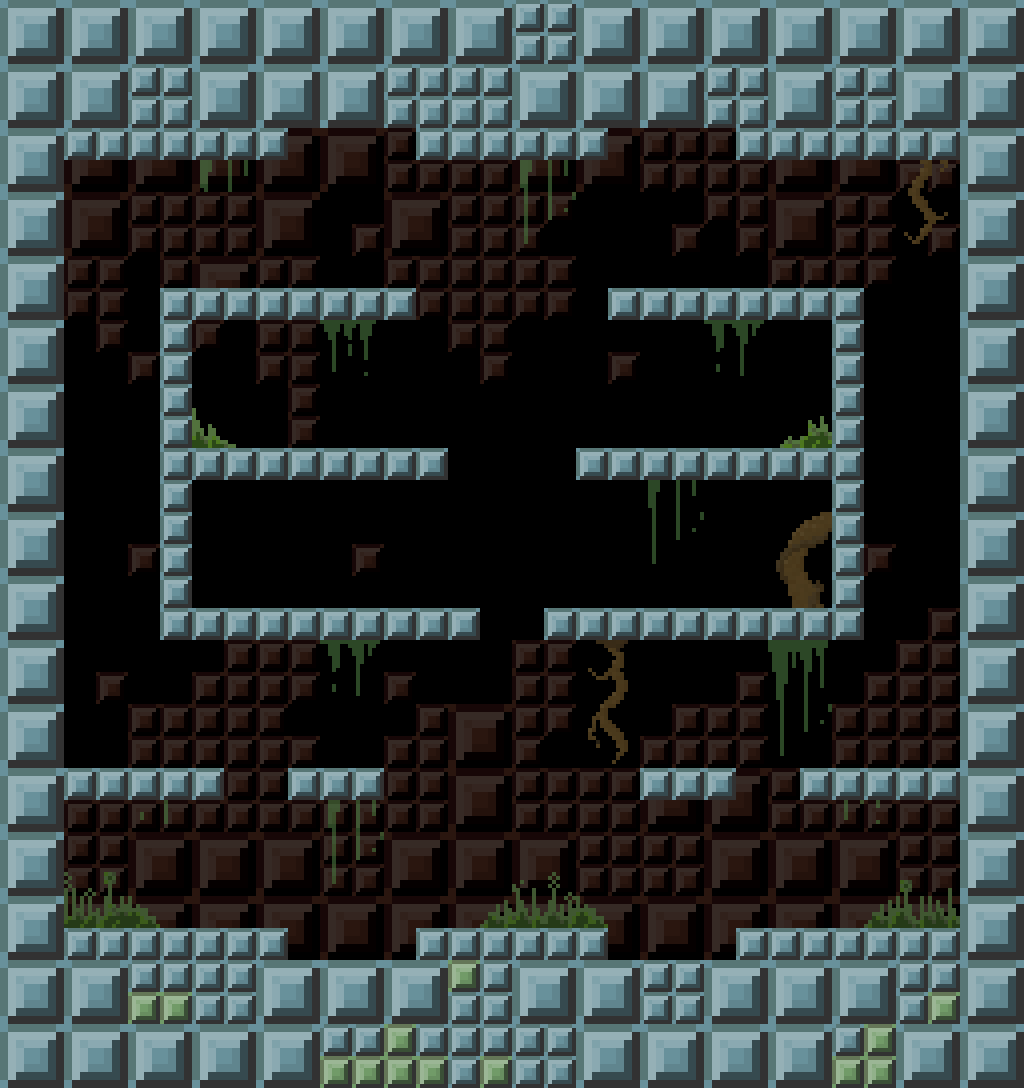

Tiled map render using the project's own tile images. Description and the map definition, with tile-layer contents summarised, below:
An orthogonal 16x17 tile map with 64x64 px tiles, 3 tile layers (far, detail, Blocks), 2 tilesets and 32 objects (13x Solid, 10x Platform, 4x clocksy, 4x Teleport, whirlybob).

<map version="1.0" tiledversion="1.0.2" orientation="orthogonal" renderorder="left-down" width="16" height="17" tilewidth="64" tileheight="64" nextobjectid="79">
 <properties>
  <property name="colour_quad" type="int" value="2" />
  <property name="round_time" type="float" value="34" />
 </properties>
 <tileset firstgid="1" name="large" tilewidth="64" tileheight="64" tilecount="112" columns="14">
  <image source="../images/block.png" width="896" height="512" />
 </tileset>
 <tileset firstgid="113" name="block_background" tilewidth="64" tileheight="64" tilecount="42" columns="6">
  <image source="../images/block_background.png" width="384" height="448" />
 </tileset>
 <layer name="far" width="16" height="17">
  <data>[272 cells, 171 non-empty, 13 distinct tile ids]</data>
 </layer>
 <layer name="detail" width="16" height="17">
  <data>[272 cells, 32 non-empty, 20 distinct tile ids]</data>
 </layer>
 <layer name="Blocks" width="16" height="17">
  <data>[272 cells, 105 non-empty, 14 distinct tile ids]</data>
 </layer>
 <objectgroup name="Spawn">
  <object id="55" name="clocksy" x="768" y="384" width="16" height="16" />
  <object id="56" name="clocksy" x="240" y="384" width="16" height="16" />
  <object id="60" name="whirlybob" x="480" y="192" width="16" height="16" />
  <object id="74" name="clocksy" x="240" y="544" width="16" height="16" />
  <object id="75" name="clocksy" x="768" y="544" width="16" height="16" />
 </objectgroup>
 <objectgroup color="#005500" name="geometry" visible="0">
  <object id="4" type="Solid" x="64" y="0" width="224" height="160" />
  <object id="7" type="Solid" x="64" y="928" width="224" height="128" />
  <object id="8" type="Solid" x="960" y="128" width="64" height="832" />
  <object id="9" type="Solid" x="0" y="128" width="64" height="832" />
  <object id="42" type="Solid" x="416" y="0" width="192" height="160" />
  <object id="43" type="Solid" x="736" y="0" width="224" height="160" />
  <object id="49" type="Solid" x="416" y="928" width="192" height="128" />
  <object id="50" type="Solid" x="736" y="928" width="224" height="128" />
  <object id="62" type="Solid" x="832" y="288" width="32" height="352" />
  <object id="63" type="Solid" x="160" y="288" width="32" height="352" />
  <object id="76" type="Solid" x="288" y="0" width="128" height="16" />
  <object id="77" type="Solid" x="608" y="0" width="128" height="16" />
  <object id="78" type="Solid" x="80" y="1056" width="864" height="32" />
  <object id="68" type="Platform" x="560" y="608" width="272" height="32" />
  <object id="67" type="Platform" x="576" y="448" width="256" height="32" />
  <object id="53" type="Teleport" x="608" y="1024" width="128" height="32" />
  <object id="66" type="Platform" x="192" y="448" width="256" height="32" />
  <object id="73" type="Platform" x="816" y="768" width="144" height="32" />
  <object id="54" type="Teleport" x="288" y="1024" width="128" height="32" />
  <object id="51" type="Teleport" x="288" y="16" width="128" height="16" />
  <object id="65" type="Platform" x="608" y="288" width="224" height="32" />
  <object id="69" type="Platform" x="192" y="608" width="272" height="32" />
  <object id="52" type="Teleport" x="608" y="16" width="128" height="16" />
  <object id="64" type="Platform" x="192" y="288" width="224" height="32" />
  <object id="70" type="Platform" x="64" y="768" width="144" height="32" />
  <object id="71" type="Platform" x="288" y="768" width="96" height="32" />
  <object id="72" type="Platform" x="640" y="768" width="96" height="32" />
 </objectgroup>
</map>
